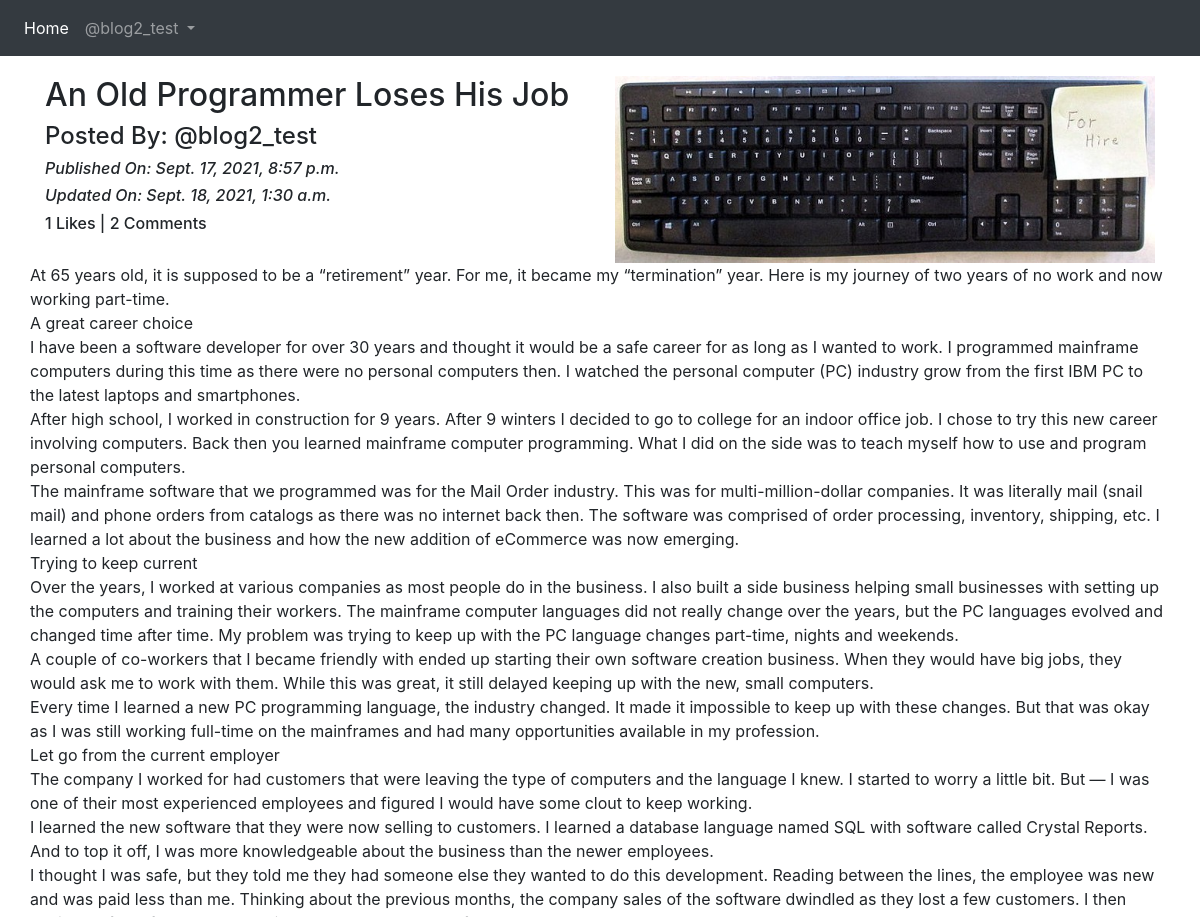
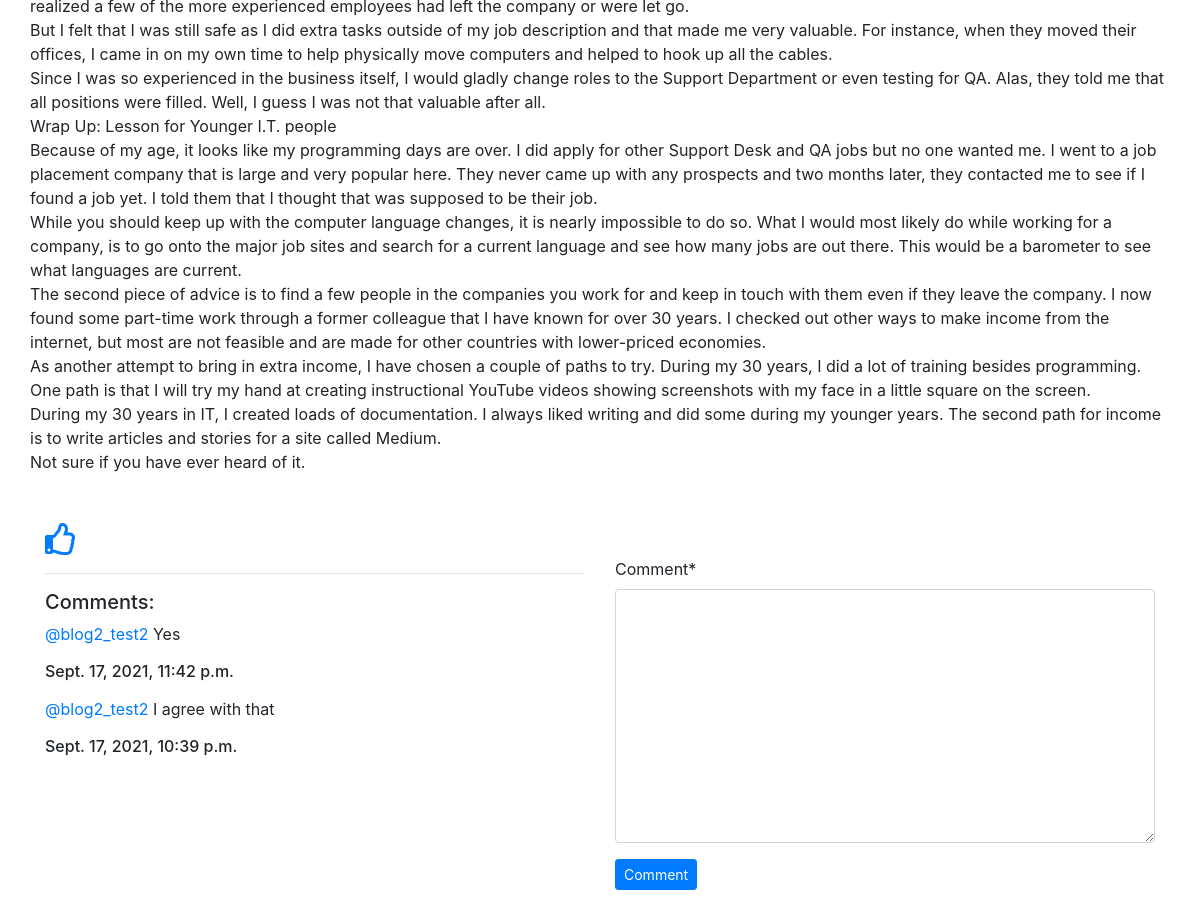
/blog/details/An-Old-Programmer-Loses-His-Job-f193842f-a379-432b-8b52-674e5b8fb825 (signed in), run on the app's committed database (2 pictures, top to bottom).
### App_Blog/models.py (models this page shows, shortened)
class Blog(models.Model):
    author = models.ForeignKey(User, on_delete=models.CASCADE, related_name='post_author')
    blog_title = models.CharField(max_length=264, verbose_name="Put a Title")
    slug = models.SlugField(max_length=264, unique=True)
    blog_content = models.TextField(verbose_name="What is on your mind")
    blog_image = models.ImageField(upload_to = 'blog_images', verbose_name='Image')
    publish_date = models.DateTimeField(auto_now_add=True)
    update_date = models.DateTimeField(auto_now=True)
    class Meta:
        ordering = ['-publish_date',]

class Comment(models.Model):
    blog = models.ForeignKey(Blog, on_delete=models.CASCADE, related_name='blog_comment')
    user = models.ForeignKey(User, on_delete=models.CASCADE, related_name='user_comment')
    comment = models.TextField()
    comment_date = models.DateTimeField(auto_now_add=True)
    class Meta:
        ordering = ['-comment_date',]

### App_Blog/views.py (the view, shortened to what this page needs)
# urls.py: path('details/<slug>', views.blog_details, name='blog_details'),
@login_required
def blog_details(request, slug):
    blog = Blog.objects.get(slug=slug)
    comment_form = CommentForm()
    already_liked = Likes.objects.filter(blog=blog, user=request.user)
    if already_liked:
        liked = True
    else:
        liked = False
    return render(request, 'App_Blog/blog_details.html', context={'blog':blog, 'comment_form':comment_form, 'liked':liked})

### App_Blog/forms.py
class CommentForm(forms.ModelForm):
    class Meta:
        model = Comment
        fields = ('comment',)

### templates/App_Blog/blog_details.html (shortened to what this page needs)
{% extends 'base.html' %}
{% load crispy_forms_tags %}
{% block body_block %}
<div class="row">
  <div class="col-sm-6">
    <h2>{{blog.blog_title}}</h2>
    <h4>Posted By: @{{blog.author}}</h4>
    <i><h6>Published On: {{blog.publish_date}}</h6></i>
    <i><h6>Updated On: {{blog.update_date}}</h6></i>
    <h6>{{blog.liked_blog.count}} Likes | {{blog.blog_comment.count}} Comments</h6>
  </div>
  <div class="col-sm-6">
    <img src="/media/{{blog.blog_image}}" alt="" width="100%">
  </div>
  <p>
    {{blog.blog_content|linebreaks}}
  </p>
</div>
{% if not liked %}
<a href="{% url 'App_Blog:liked_post' pk=blog.pk %}">
  <i class="far fa-thumbs-up fa-2x"></i>
</a>
{% else %}
<a href="{% url 'App_Blog:unliked_post' pk=blog.pk %}">
  <i class="far fa-thumbs-down fa-2x"></i>
</a>
{% endif %}
<div class="row">
  <div class="col-sm-6">
      <hr>
      <h5>Comments:</h5>
      {% for comment in blog.blog_comment.all %}
      <p><a href="#">@{{comment.user}}</a> {{comment.comment}} <br><h6>{{comment.comment_date}}</h6></p>
      {% endfor %}
    </div>
    <div class="col-sm-6">
      <form class="" action="" method="POST">
        {{ comment_form|crispy }}
        <button type="submit" class="btn btn-primary btn-sm">Comment</button>
      </form>
    </div>
  </div>
</div>
<br>
<br>
{% endblock %}

### templates/base.html (shortened to what this page needs)
<!DOCTYPE html>
<html lang="en" dir="ltr">
  <head>
     <link rel="stylesheet" href="https://stackpath.bootstrapcdn.com/bootstrap/4.4.1/css/bootstrap.min.css">
     <link rel="stylesheet" href="https://use.fontawesome.com/releases/v5.15.4/css/all.css">
  </head>
  <body>
  <nav class="navbar navbar-expand-sm navbar-dark bg-dark">
    <ul class="navbar-nav">
      <li class="nav-item active">
        <a class="nav-link" href="{% url 'index' %}">Home</a>
      </li>
      {% if user.is_authenticated %}
      <div class="nav-item dropdown">
        <a class="nav-link dropdown-toggle" href="#" data-toggle="dropdown">
          @{{ user.username }}
        </a>
      </div>
      {% endif %}
    </ul>
  </nav>
<div class="container" style="padding-top:20px">
  {% block body_block %}
  {% endblock %}
  </body>
</html>

### data on the page
Blog: blog_title "An Old Programmer Loses His Job", author "blog2_test", publish_date "Sept. 17, 2021, 8:57 p.m.", update_date "Sept. 18, 2021, 1:30 a.m.", liked_blog.count "1", blog_comment.count "2", blog_image (picture), blog_content "At 65 years old, it is supposed to be a “retirement” year. For me, it became my “termination” year. Here is my journey of two years of no work and now working part-time. A great career choice I have been a software developer for over 30 years and thought it would be a safe career for as long as I wanted to work. I programmed mainframe computers during this time as there were no personal computers then. I watched the personal computer (PC) industry grow from the first IBM PC to the latest laptops and smartphones. After high school, I worked in construction for 9 years. After 9 winters I decided to go to college for an indoor office job. I chose to try this new career involving computers.…"
Comment: user "blog2_test2", comment "Yes", comment_date "Sept. 17, 2021, 11:42 p.m."
Comment: user "blog2_test2", comment "I agree with that", comment_date "Sept. 17, 2021, 10:39 p.m."

### other printed values
{{ user.username }} "blog2_test"
